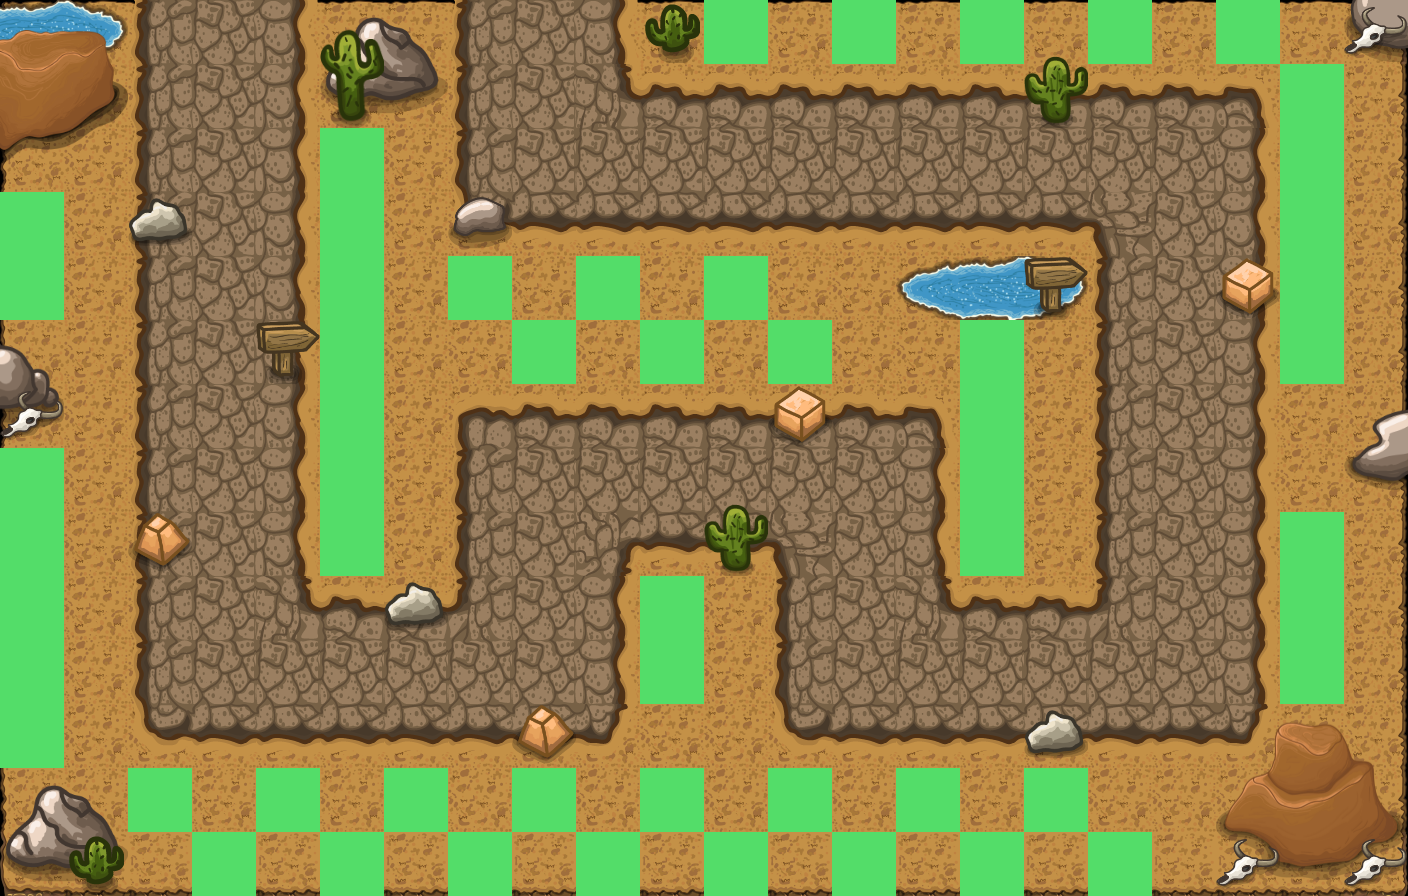

This is a level from a 2D game, rendered from its Tiled map with the project's own tilesets. A one-line summary and the complete map file follow:
An orthogonal 22x14 tile map with 64x64 px tiles, 5 tile layers (Background Layer, Path, Details1, Details2, ...) and 1 object.

<map version="1.10" tiledversion="1.10.1" orientation="orthogonal" renderorder="right-down" width="22" height="14" tilewidth="64" tileheight="64" infinite="0" nextlayerid="8" nextobjectid="4">
 <editorsettings>
  <export target="TowerDefenseBuildingTiles.js" format="js" />
 </editorsettings>
 <tileset firstgid="1" source="tileset.tsx" />
 <layer id="1" name="Background Layer" width="22" height="14">
  <data encoding="csv">
1,2,2,2,2,2,2,2,2,2,2,2,2,2,2,2,2,2,2,2,2,3,
15,16,16,16,16,16,16,16,16,16,16,16,16,16,16,16,16,16,16,16,16,17,
15,16,16,16,16,16,16,16,16,16,16,16,16,16,16,16,16,16,16,16,16,17,
15,16,16,16,16,16,16,16,16,16,16,16,16,16,16,16,16,16,16,16,16,17,
15,16,16,16,16,16,16,16,16,16,16,16,16,16,16,16,16,16,16,16,16,17,
15,16,16,16,16,16,16,16,16,16,16,16,16,16,16,16,16,16,16,16,16,17,
15,16,16,16,16,16,16,16,16,16,16,16,16,16,16,16,16,16,16,16,16,17,
15,16,16,16,16,16,16,16,16,16,16,16,16,16,16,16,16,16,16,16,16,17,
15,16,16,16,16,16,16,16,16,16,16,16,16,16,16,16,16,16,16,16,16,17,
15,16,16,16,16,16,16,16,16,16,16,16,16,16,16,16,16,16,16,16,16,17,
15,16,16,16,16,16,16,16,16,16,16,16,16,16,16,16,16,16,16,16,16,17,
15,16,16,16,16,16,16,16,16,16,16,16,16,16,16,16,16,16,16,16,16,17,
15,16,16,16,16,16,16,16,16,16,16,16,16,16,16,16,16,16,16,16,16,17,
29,30,30,30,30,30,30,30,30,30,30,30,30,30,30,30,30,30,30,30,30,31
</data>
 </layer>
 <layer id="2" name="Path" width="22" height="14">
  <data encoding="csv">
0,0,23,24,25,0,0,23,24,25,0,0,0,0,0,0,0,0,0,0,0,0,
0,0,23,24,25,0,0,23,24,13,10,10,10,10,10,10,10,10,10,11,0,0,
0,0,23,24,25,0,0,23,24,24,24,24,24,24,24,24,24,24,24,25,0,0,
0,0,23,24,25,0,0,37,38,38,38,38,38,38,38,38,38,26,24,25,0,0,
0,0,23,24,25,0,0,0,0,0,0,0,0,0,0,0,0,23,24,25,0,0,
0,0,23,24,25,0,0,0,66,66,66,66,66,66,0,0,0,23,24,25,0,0,
0,0,23,24,25,0,0,9,10,10,10,10,10,10,11,0,0,23,24,25,0,0,
0,0,23,24,25,0,0,23,24,24,24,24,24,24,25,0,0,23,24,25,0,0,
0,0,23,24,25,0,0,23,24,27,38,38,26,24,25,0,0,23,24,25,0,0,
0,0,23,24,13,10,10,12,24,25,0,0,23,24,13,10,10,12,24,25,0,0,
0,0,23,24,24,24,24,24,24,25,0,0,23,24,24,24,24,24,24,25,0,0,
0,0,37,38,38,38,38,38,38,39,0,0,37,38,38,38,38,38,38,39,0,0,
0,0,0,0,0,0,0,0,0,0,0,0,0,0,0,0,0,0,0,0,0,0,
0,0,0,0,0,0,0,0,0,0,0,0,0,0,0,0,0,0,0,0,0,0
</data>
 </layer>
 <layer id="3" name="Details1" width="22" height="14">
  <data encoding="csv">
134,135,0,0,0,87,88,0,0,0,49,0,0,0,0,0,0,0,0,0,63,103,
131,132,0,0,0,101,102,0,0,0,0,0,0,0,0,0,0,0,0,0,63,63,
145,146,0,0,0,0,0,0,0,0,0,0,0,0,0,0,0,0,0,0,0,0,
0,0,0,0,0,0,0,0,0,0,0,0,0,0,0,0,0,0,0,0,0,0,
0,0,0,0,0,0,0,0,0,0,0,0,0,0,133,134,135,0,0,0,0,0,
94,0,0,0,0,0,0,0,0,0,0,0,0,0,0,0,0,0,0,0,0,0,
108,0,0,0,0,0,0,0,0,0,0,0,0,0,0,0,0,0,0,0,0,91,
0,0,0,0,0,0,0,0,0,0,0,0,0,0,0,0,0,0,0,0,0,105,
0,0,0,0,0,0,0,0,0,0,0,0,0,0,0,0,0,0,0,0,0,0,
0,0,0,0,0,0,0,0,0,0,0,0,0,0,0,0,0,0,0,0,0,0,
0,0,0,0,0,0,0,0,0,0,0,0,0,0,0,0,0,0,0,0,0,0,
0,0,0,0,0,0,0,0,0,0,0,0,0,0,0,0,0,0,0,113,114,115,
87,88,0,0,0,0,0,0,0,0,0,0,0,0,0,0,0,0,0,127,128,129,
101,102,0,0,0,0,0,0,0,0,0,0,0,0,0,0,0,0,0,141,142,143
</data>
 </layer>
 <layer id="4" name="Details2" width="22" height="14">
  <data encoding="csv">
117,118,0,0,0,57,0,0,0,0,0,0,0,0,0,0,58,0,0,0,0,48,
131,132,0,0,0,71,0,0,0,0,0,0,0,0,0,0,72,0,0,0,0,0,
145,146,0,0,0,0,0,0,0,0,0,0,0,0,0,0,0,0,0,0,0,0,
0,0,43,0,0,0,0,46,0,0,0,0,0,0,0,0,0,0,0,0,0,0,
0,0,0,0,0,0,0,0,0,0,0,0,0,0,0,0,47,0,0,45,0,0,
0,0,0,0,47,0,0,0,0,0,0,0,0,0,0,0,0,0,0,0,0,0,
48,0,0,0,0,0,0,0,0,0,0,0,45,0,0,0,0,0,0,0,0,0,
0,0,0,0,0,0,0,0,0,0,0,58,0,0,0,0,0,0,0,0,0,0,
0,0,44,0,0,0,0,0,0,0,0,72,0,0,0,0,0,0,0,0,0,0,
0,0,0,0,0,0,43,0,0,0,0,0,0,0,0,0,0,0,0,0,0,0,
0,0,0,0,0,0,0,0,0,0,0,0,0,0,0,0,0,0,0,0,0,0,
0,0,0,0,0,0,0,0,44,0,0,0,0,0,0,0,43,0,0,0,0,0,
0,0,0,0,0,0,0,0,0,0,0,0,0,0,0,0,0,0,0,0,0,0,
0,49,0,0,0,0,0,0,0,0,0,0,0,0,0,0,0,0,0,48,0,48
</data>
 </layer>
 <objectgroup id="5" name="Object Layer 1">
  <object id="3" x="0" y="0">
   <polyline points="0,0 230.303,-136.364 224.242,672.727 548.485,672.727 548.485,472.727 863.636,472.727 860.606,681.818 1193.94,678.788 1190.91,154.545 548.485,157.576 551.515,-257.576" />
  </object>
 </objectgroup>
 <layer id="7" name="PlacementTiles" width="22" height="14">
  <data encoding="csv">
0,0,0,0,0,0,0,0,0,0,0,14,0,14,0,14,0,14,0,14,0,0,
0,0,0,0,0,0,0,0,0,0,0,0,0,0,0,0,0,0,0,0,14,0,
0,0,0,0,0,14,0,0,0,0,0,0,0,0,0,0,0,0,0,0,14,0,
14,0,0,0,0,14,0,0,0,0,0,0,0,0,0,0,0,0,0,0,14,0,
14,0,0,0,0,14,0,14,0,14,0,14,0,0,0,0,0,0,0,0,14,0,
0,0,0,0,0,14,0,0,14,0,14,0,14,0,0,14,0,0,0,0,14,0,
0,0,0,0,0,14,0,0,0,0,0,0,0,0,0,14,0,0,0,0,0,0,
14,0,0,0,0,14,0,0,0,0,0,0,0,0,0,14,0,0,0,0,0,0,
14,0,0,0,0,14,0,0,0,0,0,0,0,0,0,14,0,0,0,0,14,0,
14,0,0,0,0,0,0,0,0,0,14,0,0,0,0,0,0,0,0,0,14,0,
14,0,0,0,0,0,0,0,0,0,14,0,0,0,0,0,0,0,0,0,14,0,
14,0,0,0,0,0,0,0,0,0,0,0,0,0,0,0,0,0,0,0,0,0,
0,0,14,0,14,0,14,0,14,0,14,0,14,0,14,0,14,0,0,0,0,0,
0,0,0,14,0,14,0,14,0,14,0,14,0,14,0,14,0,14,0,0,0,0
</data>
 </layer>
</map>
